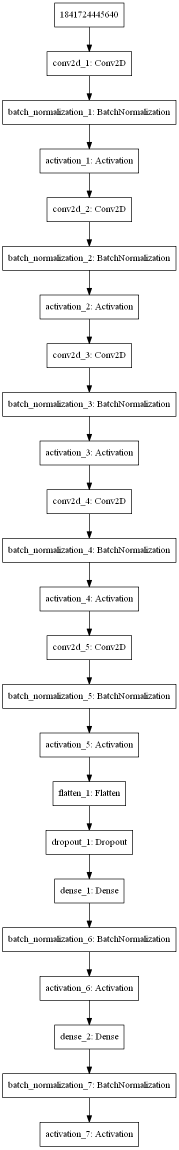
#> input picture model.png, 357 x 2299 px (shown at 1/2 size)
$ python -i processImage.py   (imports and definitions only)
#> lines starting #> are read from the running program, lines starting #| are printed output that depends on the picture; after the words box and inside, x2 and y2 are one past the last pixel; in counts of white or black regions, pixels touching at a corner belong together
import cv2

def processImage(file_path):
    image = open_image(file_path)
    cropped_image = crop_image(image)
    scaled_image = scale_image(cropped_image)

    return scaled_image


def open_image(file_path):
#> called with file_path = 'model.png'
    image = cv2.imread(file_path)
#> image is the input picture: shape (2299, 357, 3); min 0, max 255, mean 243.4
    return image

def crop_image(original_image):
    grey_image = cv2.cvtColor(original_image, cv2.COLOR_BGR2GRAY)
    grey_image = cv2.GaussianBlur(grey_image, (7, 7), 0)
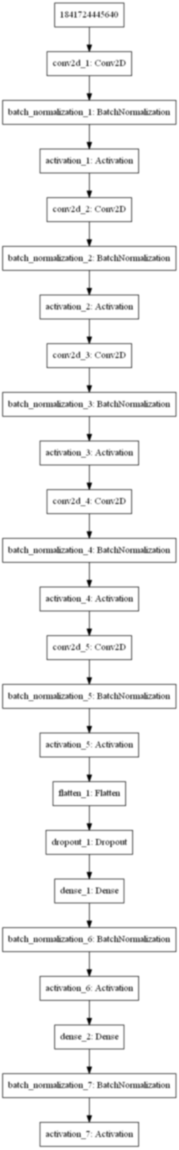
#> grey_image: shape (2299, 357) (shown at 1/2 size); min 0, max 255, mean 243.4

    thresh_image = cv2.adaptiveThreshold(grey_image, 255, cv2.ADAPTIVE_THRESH_GAUSSIAN_C, cv2.THRESH_BINARY_INV, 11, 2)
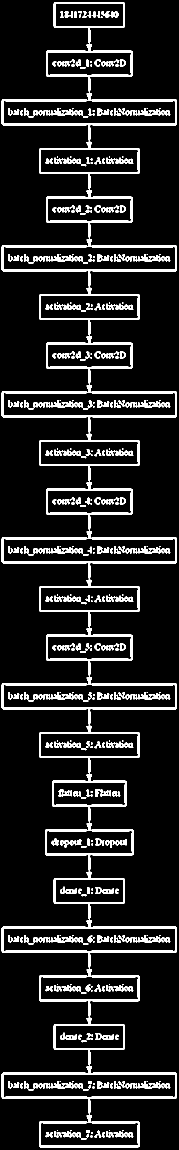
#> thresh_image: shape (2299, 357) (shown at 1/2 size); 10.9% white; 372 white regions (112 under 20 px), largest, box (x1, y1, x2, y2) and area: (3, 4, 354, 2295) 56366, (67, 216, 166, 231) 703, (67, 508, 166, 523) 703

    padded_image = pad_image(original_image)
#> in pad_image, `padded_image = cv2.copyMakeBorder(image_in, top, bottom, left, right, ..`:
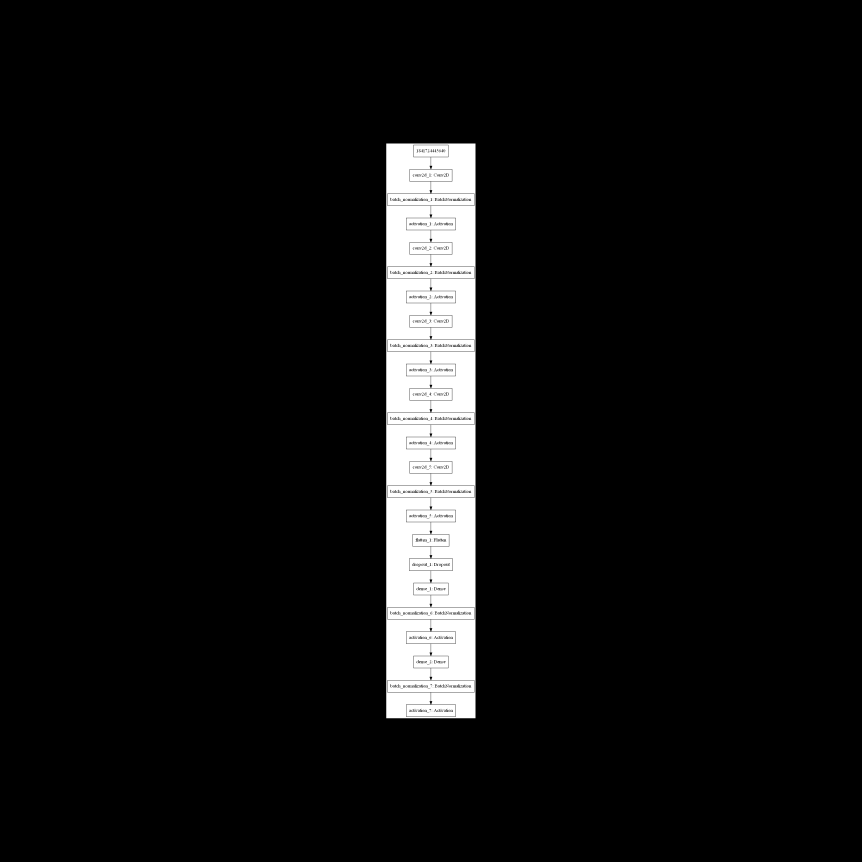
#> padded_image: shape (3448, 3448, 3) (shown at 1/4 size); min 0, max 255, mean 16.8
    padded_thresh = pad_image(thresh_image)
#> in pad_image (call 2), `padded_image = cv2.copyMakeBorder(image_in, top, bottom, left, right, ..`:
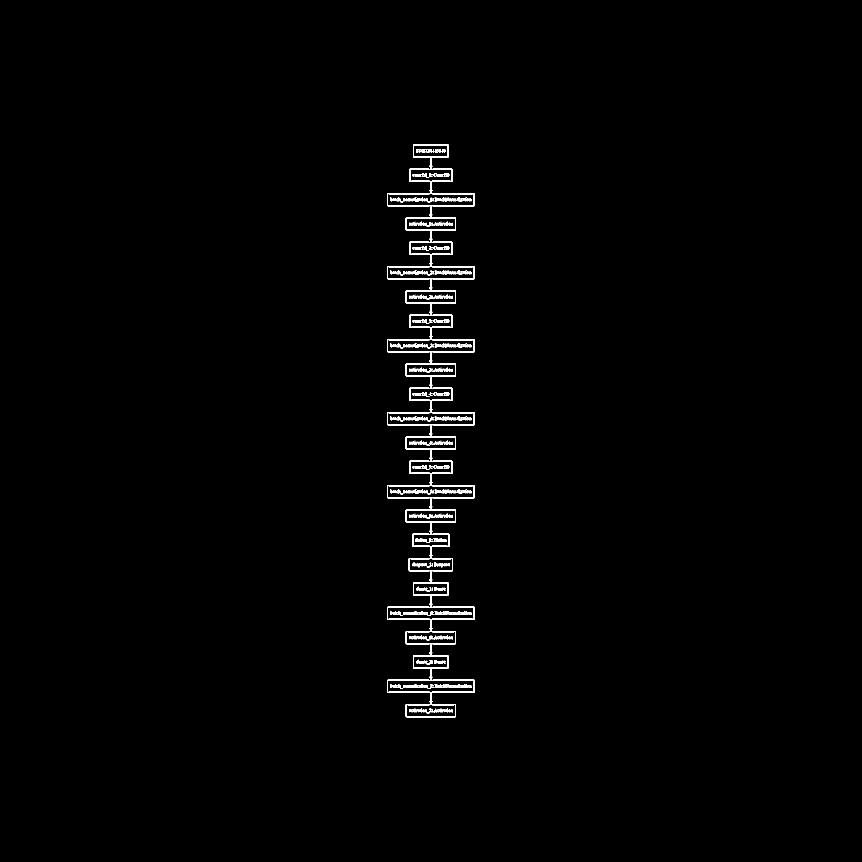
#> padded_image: shape (3448, 3448) (shown at 1/4 size); 0.75% white; 372 white regions (112 under 20 px), largest, box (x1, y1, x2, y2) and area: (1548, 578, 1899, 2869) 56366, (1612, 790, 1711, 805) 703, (1612, 1082, 1711, 1097) 703

    kernel = cv2.getStructuringElement(cv2.MORPH_RECT, (7, 7))
    closed = cv2.morphologyEx(padded_thresh, cv2.MORPH_CLOSE, kernel)
#> closed: shape (3448, 3448); 0.92% white; 68 white regions

    (cnts, _) = cv2.findContours(closed.copy(), cv2.RETR_EXTERNAL, cv2.CHAIN_APPROX_SIMPLE)
#> cnts = 1 contour; box (x1, y1, x2, y2) and area: (1548, 578, 1899, 2869) 282770

    max_area = 0
    max_x = 0
    max_y = 0
    max_w = 0
    max_h = 0

    for c in cnts:

        x, y, w, h = cv2.boundingRect(c)

        area = w * h
        if area > max_area:
            max_x = x
            max_y = y
            max_w = w
            max_h = h
            max_area = area
#> this loop made 1 pass
#> (x, y, w, h, area, max_x, max_y, max_w) on pass 1: (1548, 578, 351, 2291, 804141, 1548, 578, 351)
#> after the loop, max_area = 804141; max_h = 2291; max_w = 351; max_x = 1548; max_y = 578

    if (max_w < max_h):
        max_x = int(max_x - ((max_h - max_w) / 2))
#> max_x = 578
        max_w = int(max_h)
#> max_w = 2291

    elif (max_w > max_h):
        max_y = int(max_y - ((max_w - max_h) / 2))
        max_h = int(max_w)

    cropped_image = padded_image[max_y:max_y + max_h, max_x:max_x + max_w]
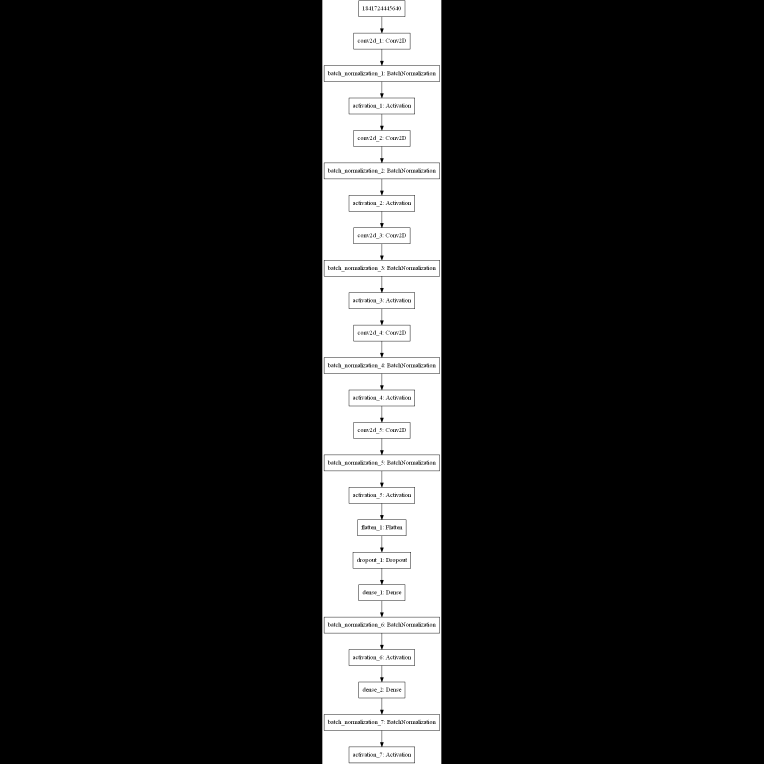
#> cropped_image: shape (2291, 2291, 3) (shown at 1/3 size); min 0, max 255, mean 37.9

    return cropped_image


def scale_image(image_in):
    return cv2.resize(image_in, (128, 128))
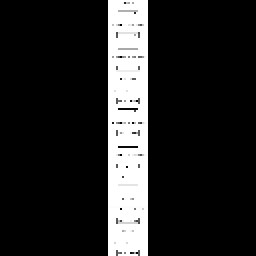
#> returned value: shape (128, 128, 3) (shown 2 times larger); min 0, max 255, mean 38.2

def pad_image(image_in):
    image_size = image_in.shape
    new_size = (max(image_size)) * 1.5

    delta_w = new_size - image_size[1]
    delta_h = new_size - image_size[0]
    top, bottom = int(delta_h // 2), int(delta_h - (delta_h // 2))
    left, right = int(delta_w // 2), int(delta_w - (delta_w // 2))

    color = [0, 0, 0]
    padded_image = cv2.copyMakeBorder(image_in, top, bottom, left, right, cv2.BORDER_CONSTANT, value=color)

    return padded_image

>>> result = processImage('model.png')
